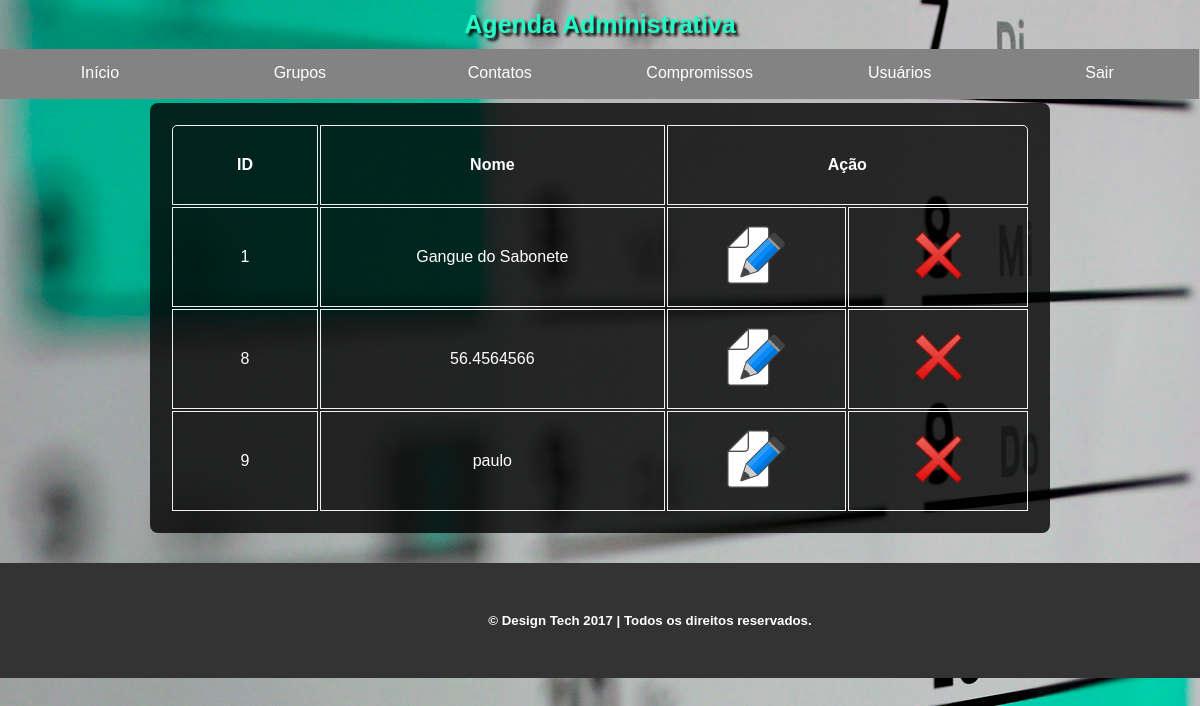
Page /painel.php?P=grupos&a=listar (signed in) on the committed database.
### tables this page shows
CREATE TABLE IF NOT EXISTS `grupos` (
  `id` int(11) NOT NULL AUTO_INCREMENT,
  `nome` varchar(255) NOT NULL,
  PRIMARY KEY (`id`)
);

### modulos/grupos/listar.php (the view)
<table width="100%" class="conteudo">
	<tr>
		<th style="border: 1px solid #f1f1f1; padding: 30px; border-radius: 5px 0 0 0;">ID</th>
		<th style="border: 1px solid #f1f1f1; padding: 30px;">Nome</th>
		<th style="border: 1px solid #f1f1f1; padding: 30px; border-radius: 0 5px 0 0;" colspan="5">Ação</th>
	</tr>
	<?php
		$sql = "SELECT * FROM grupos";
		$result = mysqli_query($conexao, $sql);
		if(mysqli_num_rows($result) == 0){
	?>
		<tr>
			<th colspan="5" style="border: 1px solid #f1f1f1; padding: 30px;">Nenhum registro encontrado.</th>
		</tr>
		<?php
		}else {
		while ($dados = mysqli_fetch_assoc($result)){
		?>
			<tr>
				<td style="border: 1px solid #f1f1f1; padding: 15px;"><?= $dados['id']?></td>
				<td style="border: 1px solid #f1f1f1; padding: 15px;"><?= $dados['nome']?></td>
				<td style="border: 1px solid #f1f1f1; padding: 15px;"><a href="painel.php?P=grupos&a=editar&id=<?= $dados['id']?>"><img src="img/edit.png" alt="Editar registro" title="Editar registro"></a></td>
				<td style="border: 1px solid #f1f1f1; padding: 15px;"><a href="#" onClick="if(confirm('Deseja realmente excluir este registro?')){document.location.replace('painel.php?P=grupos&a=excluir&id=<?= $dados['id']?>')}"><img src="img/delete.png" alt="Apagar registro" title="Apagar registro"></a></td>
			</tr>
		<?php
			};
		}
		?>
</table>

### painel.php (shortened to what this page needs)
<!doctype html>
<html>
<head>
	<link href="css/padrao.css" rel="stylesheet">
</head>
<body style="background-image: url('img/fundo.jpg'); ">
	<div class="fundo">
		<div id="topo" style="color: #22FAC7;text-shadow: 3px 3px 3px #000;">
			Agenda Administrativa
		</div>
		<div id="menu">
				<?php
					include ('includes/menu.php');
				?>
		</div>
		<div id="conteudo">
			<?php
				if (!empty($_GET['P']) && !empty($_GET['a'])) {
					include('modulos/'.$_GET['P'].'/'.$_GET['a'].'.php');
				}
			?>
		</div>
	</div>
	<footer>
		<h5>&copy Design Tech 2017 | Todos os direitos reservados. </h5>
	</footer>
</body>
</html>

### includes/menu.php (shortened to what this page needs)
<ul>
	<li>
		<a href="painel.php?P=home&a=home">Início</a>
	</li>
	<li>
		Grupos
	</li>
	<li>
		Contatos
	</li>
	<li>
		Compromissos
	</li>
	<li>
		Usuários
	</li>
	<li>
		<a href="sair.php">Sair</a>
	</li>
</ul>
<br><br><br>

### css/padrao.css (style rules this page uses)
* { font-family:Verdana, Geneva, sans-serif; padding:0; margin:0; }
.conteudo { background-color: rgba(0,0,0,0.8); width: 75%; margin: auto; border-radius: 8px; color: #fff; text-align: center; padding: 20px; }
#topo { text-align:center; padding:10px 0; font-weight:bold; font-size: 25px; color: #fff; }
#menu { display:table; width:100%; }
#menu > ul { list-style:none; display:table; margin:0; padding:0; width:100%; position: absolute; }
#menu > ul > li { float:left; width:16.66%; height:50px; text-align:center; background:#838384; color:#FFF; transition:all .5s; line-height:3 }
#menu > ul > li > a { color:#FFF; text-decoration:none; }
footer { background: #333; text-align: center; color: #fff; margin: auto; width: 100%; padding: 50px; margin-top: 30px; position: fixed; bottom: 10; }

### rows in the picture
grupos: id "1", nome "Gangue do Sabonete"
grupos: id "8", nome "56.4564566"
grupos: id "9", nome "paulo"
